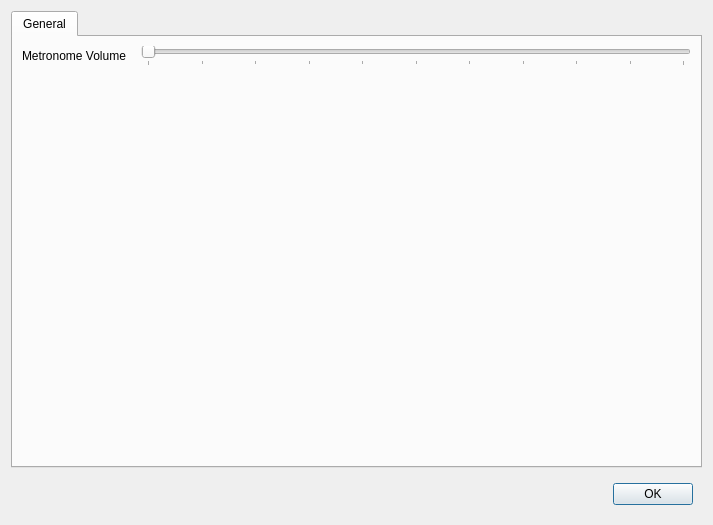
<?xml version="1.0" encoding="UTF-8"?>
<ui version="4.0">
 <class>SettingsDialog</class>
 <widget class="QWidget" name="SettingsDialog">
  <property name="geometry">
   <rect>
    <x>0</x>
    <y>0</y>
    <width>713</width>
    <height>525</height>
   </rect>
  </property>
  <property name="windowTitle">
   <string>Settings</string>
  </property>
  <layout class="QVBoxLayout" name="verticalLayout">
   <item>
    <widget class="QTabWidget" name="tabWidget">
     <property name="currentIndex">
      <number>0</number>
     </property>
     <widget class="QWidget" name="tab">
      <attribute name="title">
       <string>General</string>
      </attribute>
      <layout class="QFormLayout" name="formLayout">
       <property name="horizontalSpacing">
        <number>15</number>
       </property>
       <item row="0" column="0">
        <widget class="QLabel" name="label">
         <property name="text">
          <string>Metronome Volume</string>
         </property>
        </widget>
       </item>
       <item row="0" column="1">
        <widget class="QSlider" name="metronomeVolumeSlider">
         <property name="maximum">
          <number>1000</number>
         </property>
         <property name="singleStep">
          <number>10</number>
         </property>
         <property name="pageStep">
          <number>100</number>
         </property>
         <property name="tracking">
          <bool>true</bool>
         </property>
         <property name="orientation">
          <enum>Qt::Horizontal</enum>
         </property>
         <property name="invertedAppearance">
          <bool>false</bool>
         </property>
         <property name="invertedControls">
          <bool>false</bool>
         </property>
         <property name="tickPosition">
          <enum>QSlider::TicksBelow</enum>
         </property>
         <property name="tickInterval">
          <number>100</number>
         </property>
        </widget>
       </item>
      </layout>
     </widget>
    </widget>
   </item>
   <item>
    <widget class="QWidget" name="widget" native="true">
     <layout class="QHBoxLayout" name="horizontalLayout">
      <item>
       <widget class="QDialogButtonBox" name="buttonBox">
        <property name="standardButtons">
         <set>QDialogButtonBox::Ok</set>
        </property>
       </widget>
      </item>
     </layout>
    </widget>
   </item>
  </layout>
 </widget>
 <resources/>
 <connections/>
</ui>
